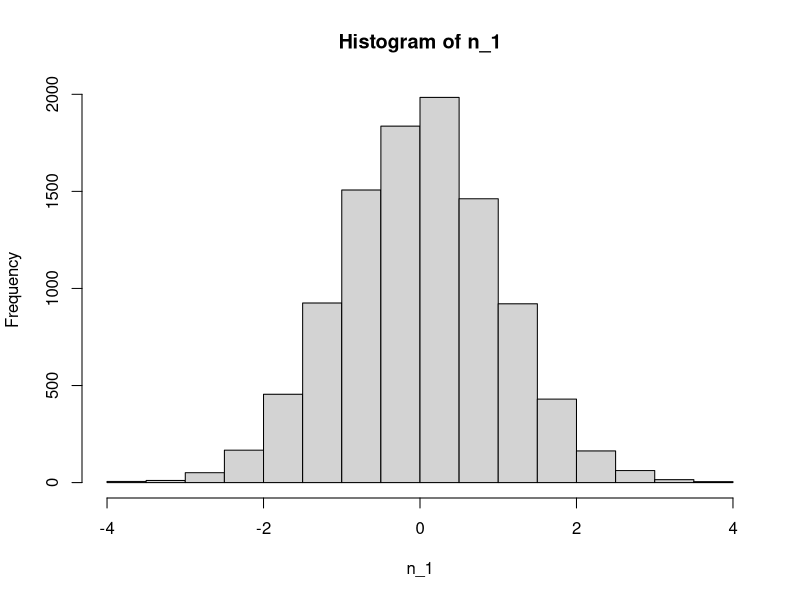
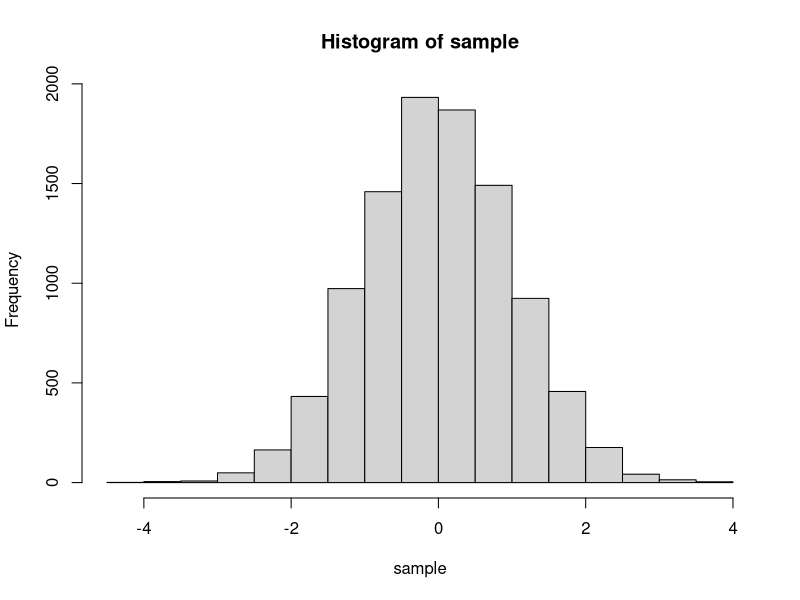
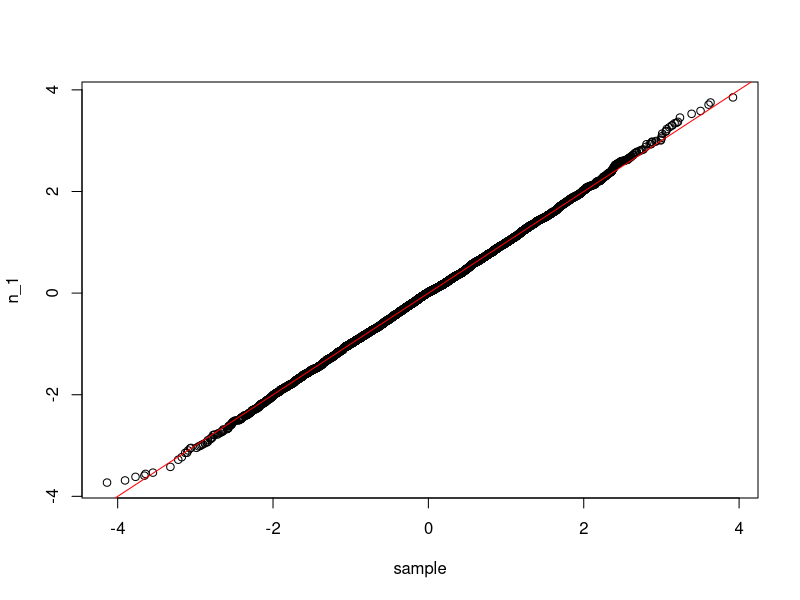

Recreate these plots in R, in order.
## ---- chunk 1
#| fig-cap: Histogram of generated numbers
#| fig-height: 4
# setting seed for reproductibility
set.seed(48104)

# specifying the nb of observations
n <- 10000

# generating the normal distribution
n_1 <- rnorm(n, mean = 0, sd = 1)

# plotting the result
hist(n_1)
## ---- chunk 2
#| fig-cap: Histogram of the sample
#| fig-height: 4

# generating random numbers from uniform distribution
nb <- runif(n)

# sample using the inverse CDF
sample <- qnorm(nb, mean = 0, sd = 1)

# ploting the output
hist(sample)
## ---- chunk 3
#| fig-cap: Q-Q Plot
#| fig-height: 4
#| label: fig-qqplot
#| fig-pos: H

# Making the Q-Q plot
qqplot(sample, n_1)
abline(0, 1, col = "red")
